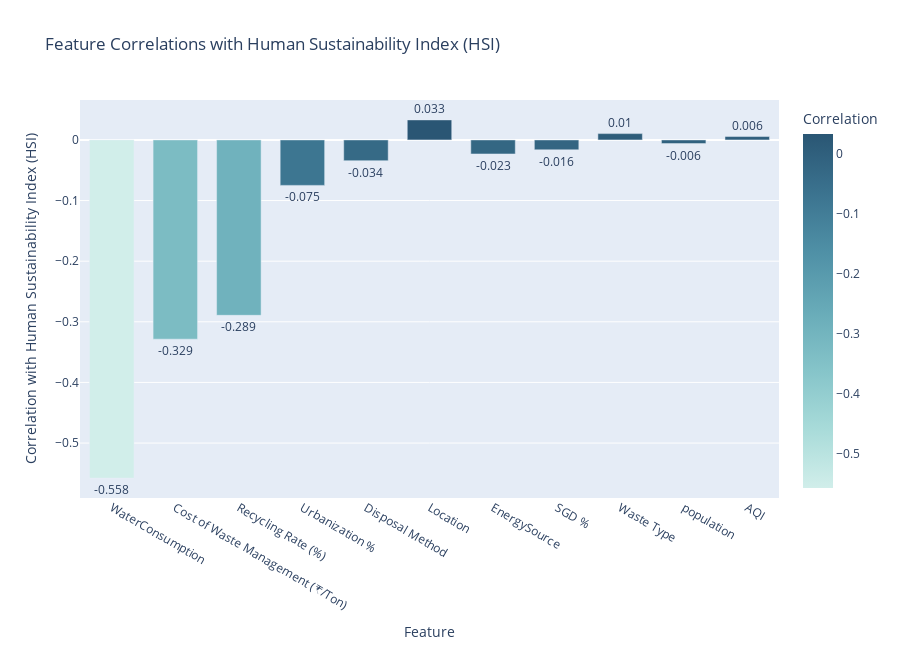

Here is the notebook cell this chart was saved with:
### Code cell
corr_features = [
    'population', 'Location',
       'EnergySource', 'WaterConsumption', 'SGD %', 'AQI',
       'Waste Type', 'Disposal Method', 'Recycling Rate (%)',
       'Cost of Waste Management (₹/Ton)', 'Urbanization %', 'HSI_Type'
]

import plotly.express as px
import plotly.graph_objects as go

# Calculate correlation matrix again
corr_matrix = data[corr_features].corr()

# Select only correlations with target column
target_corr = corr_matrix[['HSI_Type']].drop(index='HSI_Type').reset_index()
target_corr.columns = ['Feature', 'Correlation']
target_corr['AbsCorrelation'] = target_corr['Correlation'].abs()

# Sort by absolute correlation
target_corr = target_corr.sort_values(by='AbsCorrelation', ascending=False)

fig = px.bar(
    target_corr,
    x='Feature',
    y='Correlation',
    color='Correlation',
    title='Feature Correlations with Human Sustainability Index (HSI)',
    color_continuous_scale='Teal',
    text=target_corr['Correlation'].round(3)
)

fig.update_layout(
    width=900,
    height=650,
    xaxis_title='Feature',
    yaxis_title='Correlation with Human Sustainability Index (HSI)',
    bargap=0.3
)

fig.update_traces(
    textposition='outside'
)

fig.show()

### Figure 1 — Plotly figure (JSON) as saved in the notebook; plotly's stock layout.template omitted (floating-point values rounded to 4 significant figures)
{"data": [{"hovertemplate": "Feature=%{x}<br>Correlation=%{marker.color}<br>text=%{text}<extra></extra>", "legendgroup": "", "marker": {"color": [-0.5578, -0.3287, -0.2893, -0.07499, -0.03427, 0.03304, -0.02316, -0.01638, 0.01041, -0.00608, 0.005558], "coloraxis": "coloraxis", "pattern": {"shape": ""}}, "name": "", "orientation": "v", "showlegend": false, "text": [-0.558, -0.329, -0.289, -0.075, -0.034, 0.033, -0.023, -0.016, 0.01, -0.006, 0.006], "textposition": "outside", "type": "bar", "x": ["WaterConsumption", "Cost of Waste Management (₹/Ton)", "Recycling Rate (%)", "Urbanization %", "Disposal Method", "Location", "EnergySource", "SGD %", "Waste Type", "population", "AQI"], "xaxis": "x", "y": [-0.5578, -0.3287, -0.2893, -0.07499, -0.03427, 0.03304, -0.02316, -0.01638, 0.01041, -0.00608, 0.005558], "yaxis": "y"}], "layout": {"bargap": 0.3, "barmode": "relative", "coloraxis": {"colorbar": {"title": {"text": "Correlation"}}, "colorscale": [[0, "rgb(209, 238, 234)"], [0.1667, "rgb(168, 219, 217)"], [0.3333, "rgb(133, 196, 201)"], [0.5, "rgb(104, 171, 184)"], [0.6667, "rgb(79, 144, 166)"], [0.8333, "rgb(59, 115, 143)"], [1, "rgb(42, 86, 116)"]]}, "height": 650, "legend": {"tracegroupgap": 0}, "title": {"text": "Feature Correlations with Human Sustainability Index (HSI)"}, "width": 900, "xaxis": {"anchor": "y", "domain": [0, 1], "title": {"text": "Feature"}}, "yaxis": {"anchor": "x", "domain": [0, 1], "title": {"text": "Correlation with Human Sustainability Index (HSI)"}}}}
